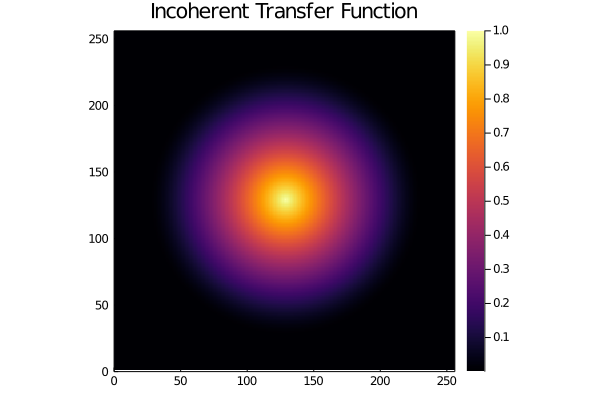

Source code (Julia):
using FFTW, LinearAlgebra;
using Plots, ColorSchemes
using CSV, Tables, DataFrames

# 1 D object
obj_Amplitute_1d = CSV.read("C://.../TestObjectAmplitude.csv", DataFrame, header=false);
obj_Amplitute_1d = Matrix(obj_Amplitute_1d);
plot(obj_Amplitute_1d, legend=false, title="Input Object", ylabel="Amplitude", xlabel="Index")
# 1D Object as a diagonal 2D matrix
obj_Amplitute = Diagonal(vec(obj_Amplitute_1d));
        ######################################

# set up the coherent imaging system (parameters)
λ = 0.5e-6;            # wavelength
k0 = 2*pi/λ;      # wave number
PS = 0.5e-6;           # Pixel size of image sensor
NA = 0.2;              # Numerical aperture of objective lens
CutOffFreq = NA*k0;    # CutOff Frequency

# simulate low pass filtering process of imaging system
FT_obj_Intensity = fftshift(fft(obj_Amplitute));
m = size(obj_Amplitute)[1];
n = size(obj_Amplitute)[2];
pips = (π/PS);
k_x = (-pips):(2*pips/(n-1)):pips;
k_y = (-pips):(2*pips/(n-1)):pips;

#=
duplicate of matlab meshgrid function [Source:https://discourse.julialang.org/t/meshgrid-function-in-julia/48679/3]
=#
function meshgrid(xin,yin)
    nx=length(xin)
    ny=length(yin)
    xout=zeros(ny,nx)
    yout=zeros(ny,nx)
    for jx=1:nx
        for ix=1:ny
            xout[ix,jx]=xin[jx]
            yout[ix,jx]=yin[ix]
        end
    end
    return (x=xout, y=yout)
end

(k_xm, k_ym) = meshgrid(k_x, k_y);
CohTransFunc = (k_ym.^2 + k_xm.^2).<CutOffFreq^2;

cohPSF = fftshift(ifft(ifftshift(CohTransFunc)));
incohPSF = (abs.(cohPSF)).^2;
incohTransFunc = abs.(fftshift(fft(ifftshift(incohPSF))));  #incoherent transfer function
incohTransFunc = incohTransFunc./(maximum(incohTransFunc));

heatmap(incohTransFunc, title="Incoherent Transfer Function"
        ,aspect_ratio=1, grid=false, lims=(0,res_obj),framestyle = :box);
savefig("C://.../inCTF.png")

output_FT = incohTransFunc.*FT_obj_Intensity;
heatmap(log.(abs.(output_FT)), title="Log of absolute of Output in Fourier space",      aspect_ratio=1, grid=false, lims=(0,res_obj),framestyle = :box)
savefig("C://.../LogAbsOutputinFS.png")

output_Int = ifft(ifftshift(output_FT));
output_Amp = abs.(output_Int);

output1D = diag(output_Amp);
input1D = vec(obj_Amplitute_1d);
plot(normalize(input1D), label="Input")
plot!(normalize(output1D), label="Output", marker=true, markersize=2, linestyle=:dash)
plot!(title="Comparing input-output", ylabel="Amplitude", xlabel="Index", legend=:bottomright)
savefig("C://.../inCTF_ComparingInputOutput.png")

    #############################

# Error
error = abs.(normalize(output1D) .- normalize(input1D));
plot(error)
